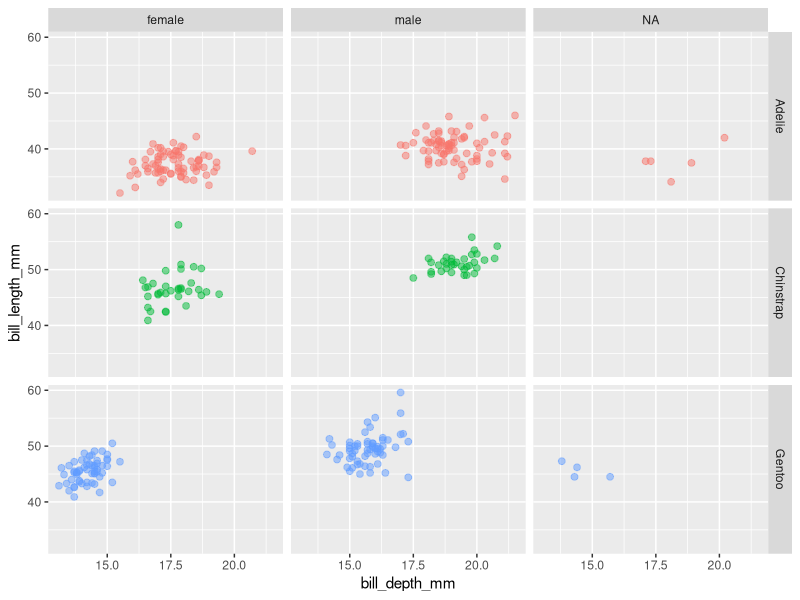

Write the R code that produced this figure.
#Class 5 Assignment
library(palmerpenguins)
library(tidyverse)
glimpse(penguins)
ggplot(data=penguins, 
       mapping = aes(x = bill_depth_mm,
                     y = bill_length_mm,
                     color = species,
                     size = body_mass_g,
                     alpha = flipper_length_mm)) +
  geom_point(size = 2, alpha = 0.5)+
  facet_grid(species~sex) +
  guides(color= FALSE)
  labs(title = "Bill depth and length",
       subtitle = "Dimensions for Adelie, Chinstrap, and Gentoo Penguins",
       x = "Bill depth (mm)", y = "Bill length(mm)",
       color = "Species",
       caption = "Source: Palmer Station LTER / palmer penguin package") +
scale_color_viridis_d()
